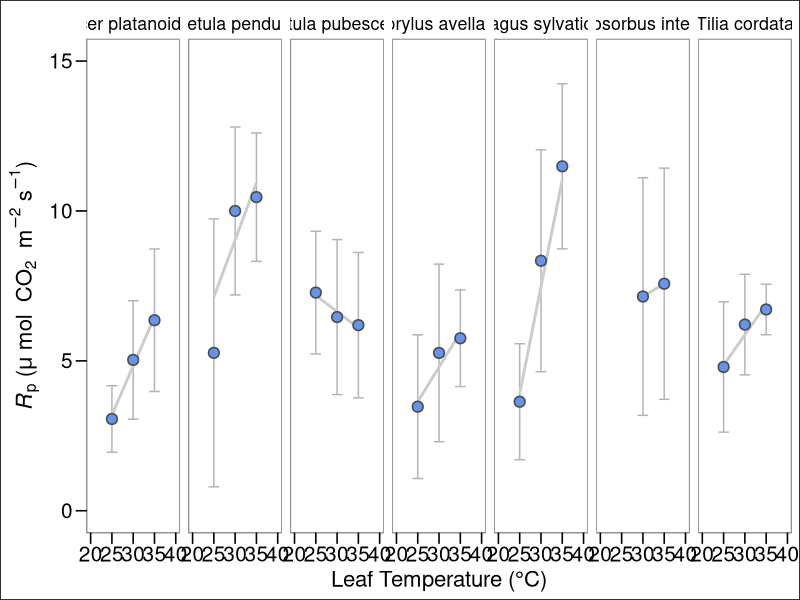
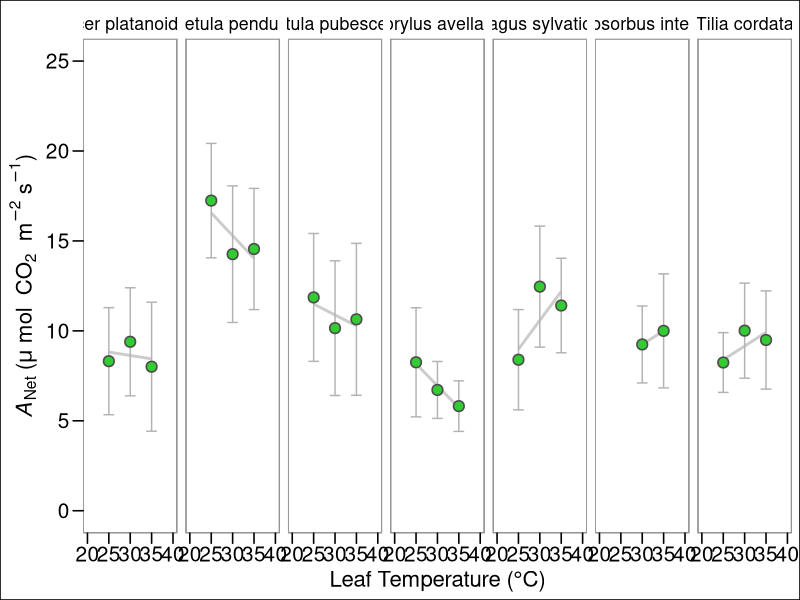
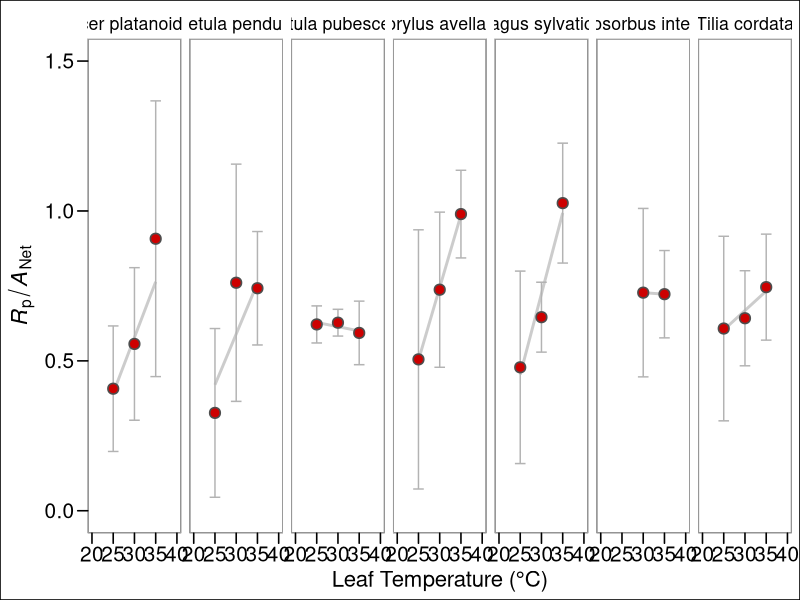
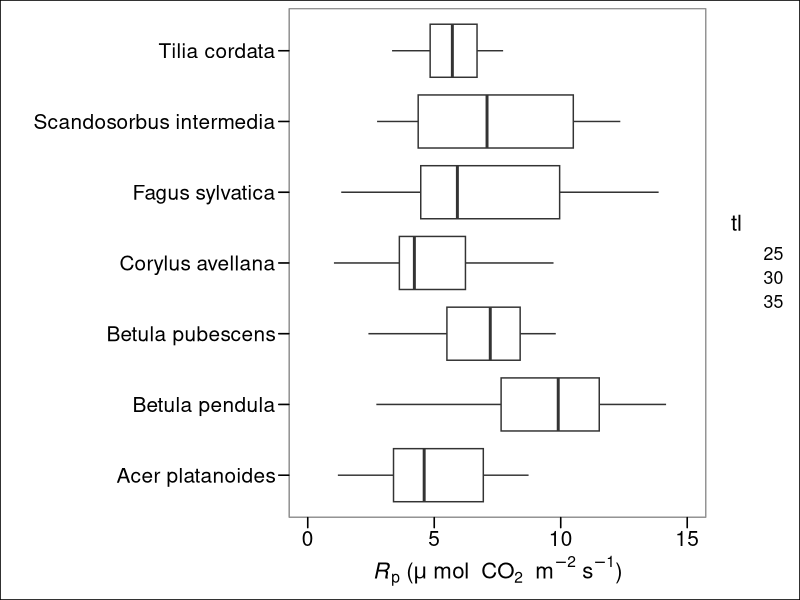
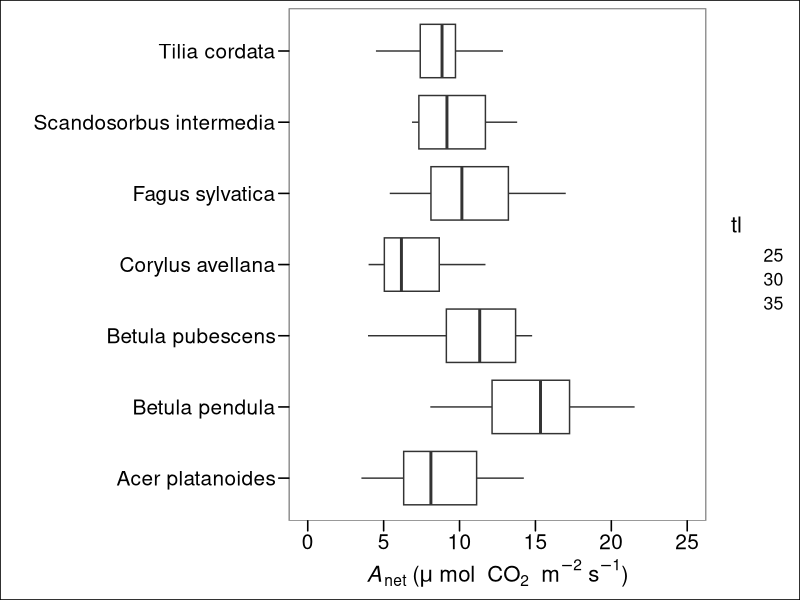
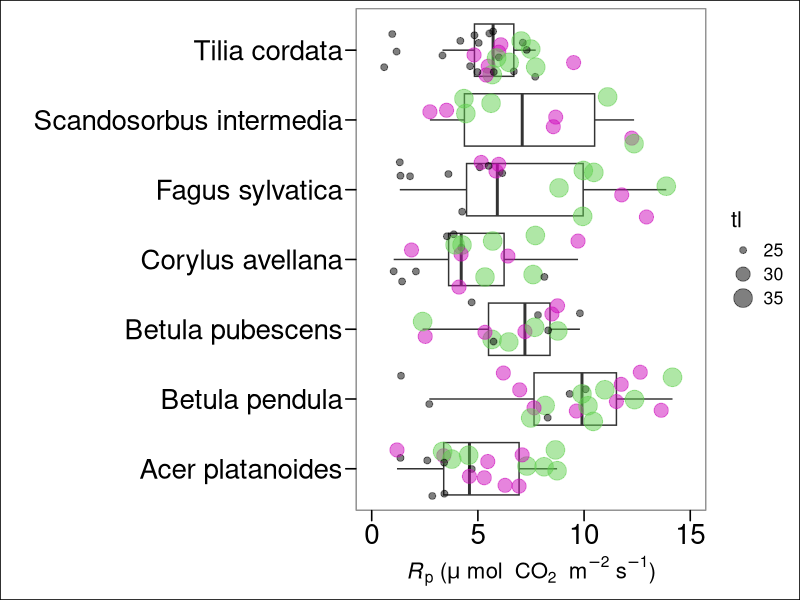
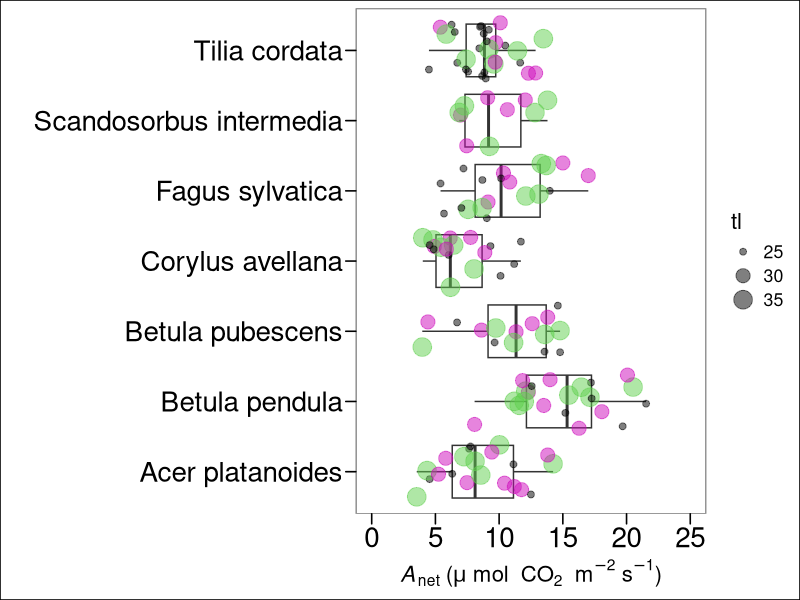
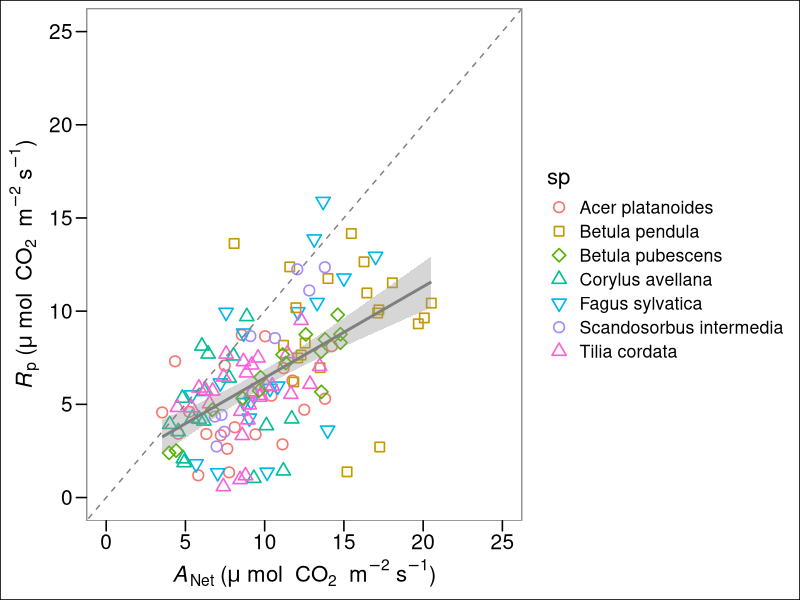

Recreate these plots in R, in order. (Note: this script raises an error after producing the figures.)
## ---- chunk 1
knitr::opts_chunk$set(echo = TRUE)
## ---- chunk 2
ytleaf          <- expression("T"["leaf"]~degree~"C")
photorate       <- expression("" ~mu ~ mol ~ "CO"[2]~m^{-2} ~ "s"^{-1})
labrsq          <- expression(R^{2}~"=")
labvpdl         <- "VPD (kPa)"
lab_photo       <- expression(paste(italic(A)[Net], ' (', mu * ~'mol'~ " CO"[2]~' m'^{-2}*' s'^{-1}*')'))
lab_photo1      <- expression(paste(italic(A)[Net], ' (', mu * 'mol m'^{-2}*'s'^{-1}*')'))
lab_Tleaf       <- expression(paste("Leaf temperature (", degree,"C)"))
labcond         <- expression("g"["s"]~~"in"~mol~H[2]*O~m^{-2}~s^{-1})
labcond1        <- expression("Conductance to "~H[2]*O~"in"~mol~H[2]*O~m^{-2}~s^{-1})
labtrmmol       <- expression("E"~~"in"~mol~H[2]*O~m^{-2}~s^{-1})
etrrate         <- expression("" ~mu ~ mol ~"photon" ~m^{-2} ~ "s"^{-1})
photorate       <- expression("" ~mu ~ mol ~ "CO"[2]~m^{-2} ~ "s"^{-1})
labgs           <- expression(paste(italic(g[s])*" ("~mol[H[2]*O]~m^{-2}~s^{-1}~")"))
## ---- chunk 3
df <- read.csv("Data/Uppsala-2024-Summer-Photorespiration-SpotMes-TreeSpp.csv", header = T, stringsAsFactors = T, sep = ";")
## ---- chunk 4
df     <- subset(df, dq == "yes") # eliminates unreliable values.

df$pairid <- paste0(df$sprp, "-", df$setTleaf)

df$pairid <- as.factor(df$pairid)


length(unique(df$pairid))       # individual runs + season

dflist    <-   split(df,list(df$pairid))
dflist    <-   split(df,unique(list(df$pairid)))
dflist    <-   dflist[sapply(dflist, nrow)>0] 

setwd("output")
## ---- chunk 5
correct_RD <- function(data, output_path){
  
  ColumnNames <- c("sp","treeid","setTleaf",
             "anet.21p",    
             "anet.0p",
             "Rd",
             "corranet",
             "anet.delta",
             "pr.CO2", 
             "pr.real",
             "pr.percent",    
             "gsw.21p",    
             "gsw.0p",     
             "gsw.delta",  
             "gsw.percent",
             "E.21p",     
             "E.0p",      
             "E.delta",   
             "E.percent", 
             "ETR.21p",     
             "ETR.0p",
             "ETR.delta",   
             "ETR.percent",
             "JT",
             "JO1",
             "JC1",
             "JO2",
             "JC2",
             "JO1.percent",
             "JC1.percent",
             "JO2.percent",
             "JC2.percent",
             "NPQ.21p",
             "NPQ.0p",
             "NPQ.delta",
             "NPQ.percent")
  
  output_data <- data.frame(matrix(nrow = 0, ncol = length(ColumnNames)))
  names(output_data) <- ColumnNames

  for(dataIdx in 1:length(data)){
    
    speciesdata <- data[[dataIdx]]
    if(nrow(speciesdata) != 2){
      print(names(dflist)[dataIdx])
      print(nrow(speciesdata))
      next
    }
    
    
    sp               <-     speciesdata$sp[1]
    treeid           <-     speciesdata$treeid[1]
    setTleaf         <-     speciesdata$setTleaf[1]
    
    p21              <-     subset(speciesdata, olev == "21p")    
    p0               <-     subset(speciesdata, olev == "0p")
    
    anet.21p         <-     p21$A
    anet.0p          <-     p0$A
     
    
    # Calculate corrected Anet. The values for slope and intercept       where calculated using values taken from the literature. 
    
    Rd               <-      0.05554*anet.21p+ 0.11395 
    corranet         <-      anet.21p-Rd          
    # "corranet" is Anet corrected for Rd
    
    
    anet.delta       <-      anet.0p - anet.21p
    pr.CO2           <-      anet.delta * 0.5
    pr.real          <-      anet.delta + pr.CO2
    pr.percent       <-      pr.real/anet.21p
    
    gsw.21p          <-      p21$gsw
    gsw.0p           <-      p0$gsw
    gsw.delta        <-      p0$gsw - p21$gsw
    gsw.percent      <-      gsw.delta/p21$gsw
    
    
    E.21p            <-      p21$E
    E.0p             <-      p0$E
    E.delta          <-      p0$E - p21$E
    E.percent        <-      E.delta/p21$E
    
    
    ETR.21p          <-      p21$ETR
    ETR.0p           <-      p0$ETR
    ETR.delta        <-      p0$ETR - p21$ETR
    ETR.percent      <-      ETR.delta/p21$ETR
    JT               <-      ETR.21p + ETR.0p
    JO1              <-      pr.percent * JT
    JC1              <-      JT-JO1
    JO2              <-      ((2/3)*(JT-4*(anet.21p)))
    JC2              <-      ((1/3)*(JT+8*(anet.21p)))
    JO1.percent      <-      JO1/JT
    JC1.percent      <-      JC1/JT
    JO2.percent      <-      JO2/JT
    JC2.percent      <-      JC2/JT
    
    
    NPQ.21p          <-      p21$NPQ
    NPQ.0p           <-      p0$NPQ
    NPQ.delta        <-      NPQ.0p - NPQ.21p
    NPQ.percent      <-      NPQ.delta/NPQ.21p
    
    new_data = data.frame(as.character(sp),
                          as.character(treeid),
                          as.character(setTleaf), 
                          anet.21p,    
                          anet.0p,     
                          Rd, 
                          corranet,
                          anet.delta,
                          pr.CO2,
                          pr.real,
                          pr.percent,
                          gsw.21p,    
                          gsw.0p,     
                          gsw.delta,  
                          gsw.percent,
                          p21$E,     
                          E.0p,      
                          E.delta,   
                          E.percent, 
                          ETR.21p,     
                          ETR.0p,   
                          ETR.delta,   
                          ETR.percent,
                          JT,
                          JO1,
                          JC1,
                          JO2,
                          JC2,
                          JO1.percent,
                          JC1.percent,
                          JO2.percent,
                          JC2.percent,
                          NPQ.21p,
                          NPQ.0p,
                          NPQ.delta, 
                          NPQ.percent)
    
    names(new_data) <- names(output_data)
    output_data <- rbind(output_data, new_data)
    
    
  }
  
  file_path = paste(output_path, "species-output.csv", sep = "/")
  if(!dir.exists(output_path)){
    dir.create(output_path, recursive = T)
  }
  
  
  index <- 1
  while(file.exists(file_path)){
    file_path <- paste(output_path, paste("species-output", as.character(index), ".csv", sep =""), sep = "/")
    index = index + 1
  }
 
  

  write.table(output_data, file = file_path, 
              row.names = FALSE, col.names = T, sep = ";")
}


correct_RD(dflist, "./")

## ---- chunk 6

outs <- read.csv("species-output.csv", stringsAsFactors = T, sep = ";")

## ---- chunk 7
library(stats)
library(base)
library(dplyr)
library(ggplot2)
## ---- chunk 8
svg(filename = "pr-raw.svg", width = 16, height = 4.5, bg = "transparent")


absolute.table <- outs %>%
  group_by(sp, setTleaf) %>%
  summarise(pr.real.avg = mean(pr.real),
            se = sd(pr.real))

ggplot(absolute.table, aes(y = pr.real.avg, x=setTleaf, group=sp))+
  geom_errorbar(aes(ymin=pr.real.avg-se, ymax=pr.real.avg+se),col ="grey70", width= 2.5)+ #pmin can be used to cap the ymax. (e.g., pmin(pr.real.avg+se, 1.0))
  geom_smooth(data = outs, mapping = aes(y=pr.real, x=setTleaf), se = F, method="lm", col = "grey80")+
  geom_point(col="grey30", size = 3, pch = 21, fill = "cornflowerblue", stroke = 0.85)+
  facet_wrap(~sp, ncol = 7) +
  scale_y_continuous(limits = c(0, 15), name = expression(paste(italic(R)[p], ' (', mu * ~'mol'~ " CO"[2]~' m'^{-2}*' s'^{-1}*')')))+
  scale_x_continuous(limits = c(20,40), name = "Leaf Temperature (°C)")+
  ggthemes::theme_base() +
theme(axis.text.y = element_text(size = 15), 
      axis.text.x = element_text(size = 15),
      panel.border = element_rect(color = "grey70"))
dev.off()

## ---- chunk 9
svg(filename = "anet21-raw.svg", width = 16, height = 4.5, bg = "transparent")


anet.table <- outs %>%
  group_by(sp, setTleaf) %>%
  summarise(anet.21p.avg = mean(anet.21p),
            se = sd(anet.21p))


ggplot(anet.table, aes(y = anet.21p.avg, x=setTleaf, group=sp))+
   #pmin can be used to cap the ymax. (e.g., pmin(anet.21p.avg+se, 1.0))
  geom_smooth(data = outs, mapping = aes(y=anet.21p, x=setTleaf), se = F, method="lm", col = "grey80")+
  geom_errorbar(aes(ymin=anet.21p.avg-se, ymax=anet.21p.avg+se),col ="grey70", width= 2.5) +
  geom_point(col="grey30", size = 3, pch = 21, fill = "limegreen", stroke = 0.85)+
  # stat_regline_equation(data = outs, aes(x = setTleaf, y=anet.21p, label = paste(..eq.label.., ..adj.rr.label.., paste("p = ", ..p.value..), sep = "~~~")),
  # formula = y~x,
  # label.x =22, label.y = 1.5)+
  facet_wrap(~sp, ncol = 7) +
  scale_y_continuous(limits = c(0, 25), name = expression(paste(italic(A)[Net], ' (', mu * ~'mol'~ " CO"[2]~' m'^{-2}*' s'^{-1}*')')))+
  scale_x_continuous(limits = c(20,40), name = "Leaf Temperature (°C)")+
  ggthemes::theme_base()+
  theme(axis.text.y = element_text(size = 15), 
        axis.text.x = element_text(size = 15),
        panel.border = element_rect(color = "grey70"))
dev.off()

## ---- chunk 10
svg(filename = "pr-percent.svg", width = 16, height = 4.5, bg = "transparent")



percent.table <- outs %>%
  group_by(sp, setTleaf) %>%
  summarise(pr.percent.avg = mean(pr.percent),
            se = sd(pr.percent))


ggplot(percent.table, aes(y = pr.percent.avg, x=setTleaf, group=sp))+
  #pmin can be used to cap the ymax. (e.g., pmin(pr.real.avg+se, 1.0))
  geom_smooth(data = outs, mapping = aes(y=pr.percent, x=setTleaf), se = F, method="lm", col = "grey80")+
  # ggpmisc::stat_poly_eq(
  #   data = outs,
  #   formula = y ~ x,
  #   aes(x = setTleaf, y = pr.percent, label = paste(after_stat(p.value.label), sep = "~~~")),
  #   label.x = 22,
  #   label.y = 1.5,
  # )+
  geom_errorbar(aes(ymin=pr.percent.avg-se, ymax=pr.percent.avg+se),col ="grey70", width= 2.5)+
  geom_point(col="grey30", size = 3, pch = 21, fill = "red3", stroke = 0.85)+
  # stat_regline_equation(data = outs, aes(x = setTleaf, y=pr.real, label = paste(..eq.label.., ..adj.rr.label.., paste("p = ", ..p.value..), sep = "~~~")),
  # formula = y~x,
  # label.x =22, label.y = 1.5)+
  facet_wrap(~sp, ncol = 7)+
  scale_y_continuous(limits = c(0, 1.5), name = 
                       expression(paste(italic(R)[p]/italic(A)[Net])))+
  scale_x_continuous(limits = c(20,40), name = "Leaf Temperature (°C)")+
  ggthemes::theme_base() +
  theme(axis.text.y = element_text(size = 15), 
        axis.text.x = element_text(size = 15),
        panel.border = element_rect(color = "grey70"))
dev.off()

## ---- chunk 11
outs$tl <- as.factor(outs$setTleaf)
## ---- chunk 12
svg(filename = "Rp-species.svg", width = 12, height = 6, bg = "transparent")

ggplot(outs, aes(y = pr.real, x=sp)) +
  geom_boxplot(aes(x = sp, y = pr.real), outliers =  F)  +
  geom_jitter(aes(size = tl),  color = "grey", alpha = 0) +
  
  xlab(" ") +
  scale_y_continuous(limits = c(0,15), 
                     name = expression(paste(italic(R)[p], ' (', mu * ~'mol'~ " CO"[2]~' m'^{-2}*' s'^{-1}*')')))+
  ggthemes::theme_base()+
  theme(axis.text.y = element_text(size = 15), 
        axis.text.x = element_text(size = 15),
        panel.border = element_rect(color = "grey70")) +
  coord_flip()
dev.off()

svg(filename = "Anet-species.svg", width = 12, height = 6, bg = "transparent")

ggplot(outs, aes(y = anet.21p, x=sp)) +
  geom_boxplot(aes(x = sp, y = anet.21p), outliers =  F)  +
  geom_jitter(aes(size = tl),  color = "grey", alpha = 0) +
  
  xlab(" ") +
  scale_y_continuous(limits = c(0,25), 
                     name = expression(paste(italic(A)[net], ' (', mu * ~'mol'~ " CO"[2]~' m'^{-2}*' s'^{-1}*')')))+
  ggthemes::theme_base()+
  theme(axis.text.y = element_text(size = 15), 
        axis.text.x = element_text(size = 15),
        panel.border = element_rect(color = "grey70")) +
  coord_flip()
dev.off()



## ---- chunk 13
svg(filename = "Rp-species-spotted.svg", width = 12, height = 6, bg = "transparent")

ggplot(outs, aes(y = pr.real, x=sp)) +
  geom_boxplot(aes(x = sp, y = pr.real), outliers =  F)  +
  geom_jitter(aes(size = tl), color = as.factor(outs$setTleaf), alpha = 0.5) +
  xlab(" ") +
  scale_y_continuous(limits = c(0,15), 
                     name = expression(paste(italic(R)[p], ' (', mu * ~'mol'~ " CO"[2]~' m'^{-2}*' s'^{-1}*')')))+
  ggthemes::theme_base()+
  theme(axis.text.y = element_text(size = 20), 
        axis.text.x = element_text(size = 20),
        panel.border = element_rect(color = "grey70")) +
  coord_flip()
dev.off()


svg(filename = "Anet-species-spotted.svg", width = 12, height = 6, bg = "transparent")

ggplot(outs, aes(y = anet.21p, x=sp)) +
  geom_boxplot(aes(x = sp, y = anet.21p), outliers =  F)  +
  geom_jitter(aes(size = tl), color = as.factor(outs$setTleaf), alpha = 0.5) +
  xlab(" ") +
  scale_y_continuous(limits = c(0,25), 
                     name = expression(paste(italic(A)[net], ' (', mu * ~'mol'~ " CO"[2]~' m'^{-2}*' s'^{-1}*')')))+
  ggthemes::theme_base()+
  theme(axis.text.y = element_text(size = 20), 
        axis.text.x = element_text(size = 20),
        panel.border = element_rect(color = "grey70")) +
  coord_flip()
dev.off()
## ---- chunk 14
svg(filename = "Rp-over-Anet.svg", width = 7, height = 4.5, bg = "transparent")


ggplot(outs, aes(y = pr.real, x=anet.21p)) +
  geom_point(size = 3, 
             stroke = 0.85, aes(color = sp, shape = sp)) +
  geom_smooth(se = T, method="lm", col = "grey50") +
  scale_x_continuous(limits = c(0, 25), 
                     name = expression(paste(italic(A)[Net], ' (', mu * ~'mol'~ " CO"[2]~' m'^{-2}*' s'^{-1}*')'))) +
  scale_y_continuous(limits = c(0,25), 
                     name = expression(paste(italic(R)[p], ' (', mu * ~'mol'~ " CO"[2]~' m'^{-2}*' s'^{-1}*')')))+
  ggthemes::theme_base()+
  theme(axis.text.y = element_text(size = 15), 
        axis.text.x = element_text(size = 15),
        panel.border = element_rect(color = "grey70")) +
  scale_shape_manual(values = c(21,22,23,24,25,1,2)) +
  geom_abline(slope = 1, linetype = "dashed", color = "grey50")
dev.off()

## ---- chunk 15
svg(filename = "Rp-over-Anet-alltemp.svg", width = 16, height = 4.5, bg = "transparent")


ggplot(outs, aes(y = pr.real, x=anet.21p, color = sp)) +
  geom_smooth(data = outs, mapping = aes(y=pr.real, x=anet.21p), 
              se = T, method="lm", col = "grey80") +
  geom_point(size = 3, 
             stroke = 0.85, aes(color = sp, shape = sp)) +
  scale_x_continuous(limits = c(0, 25), 
                     name = expression(paste(italic(A)[Net], ' (', mu * ~'mol'~ " CO"[2]~' m'^{-2}*' s'^{-1}*')'))) +
  scale_y_continuous(limits = c(0,25), 
                     name = expression(paste(italic(R)[p], ' (', mu * ~'mol'~ " CO"[2]~' m'^{-2}*' s'^{-1}*')')))+
  ggthemes::theme_base()+
  theme(axis.text.y = element_text(size = 15), 
        axis.text.x = element_text(size = 15),
        panel.border = element_rect(color = "grey70")) +
  scale_shape_manual(values = c(21,22,23,24,25,1,2))+
  geom_abline(slope = 1, linetype = "dashed", color = "grey50") +
  facet_wrap(~setTleaf)
dev.off()
## ---- chunk 16
Rp1 <- nlme::lme(pr.real ~  sp, data = outs, 
                  random = ~1|treeid, 
                  method = "REML", 
                  na.action=na.omit) ; anova(Rp1)

Rp2 <- nlme::lme(pr.real ~  setTleaf, data = outs, 
                  random = ~1|sp, 
                  method = "REML", 
                  na.action=na.omit) ; anova(Rp2)

Rp3 <- nlme::lme(pr.real ~  sp * setTleaf, data = outs, 
                  random = ~1|treeid, 
                  method = "REML", 
                  na.action=na.omit) ; anova(Rp3)
## ---- chunk 17
Anet1 <- nlme::lme(anet.21p ~  sp, data = outs, 
                  random = ~1|treeid, 
                  method = "REML", 
                  na.action=na.omit) ; anova(Anet1)

Anet2 <- nlme::lme(anet.21p ~  setTleaf, data = outs, 
                  random = ~1|sp, 
                  method = "REML", 
                  na.action=na.omit) ; anova(Anet2)

Anet3 <- nlme::lme(anet.21p ~  sp * setTleaf, data = outs, 
                  random = ~1|treeid, 
                  method = "REML", 
                  na.action=na.omit) ; anova(Anet3)
## ---- chunk 18
PR1 <- nlme::lme(pr.percent ~  sp, data = outs, 
                  random = ~1|treeid, 
                  method = "REML", 
                  na.action=na.omit) ; anova(PR1)

PR2 <- nlme::lme(pr.percent ~  setTleaf, data = outs, 
                  random = ~1|sp, 
                  method = "REML", 
                  na.action=na.omit) ; anova(PR2)


PR3 <- nlme::lme(pr.percent ~  sp * setTleaf, data = outs, 
                  random = ~1|treeid, 
                  method = "REML", 
                  na.action=na.omit) ; anova(PR3)

## ---- chunk 19
outs25 <- subset(outs, setTleaf == 25)
outs30 <- subset(outs, setTleaf == 30)
outs35 <- subset(outs, setTleaf == 35)
## ---- chunk 20
Rp-Anet <- nlme::lme(pr.real ~  anet.21p, data = outs, 
                 random = ~1|sp, 
                 method = "REML", 
                 na.action=na.omit) ; anova(Rp-Anet)


Rp-Anet25 <- nlme::lme(pr.real ~  anet.21p, data = outs25, 
                  random = ~1|sp, 
                  method = "REML", 
                  na.action=na.omit) ; anova(Rp-Anet25)

Rp-Anet30 <- nlme::lme(pr.real ~  anet.21p, data = outs30, 
                  random = ~1|sp, 
                  method = "REML", 
                  na.action=na.omit) ; anova(Rp-Anet30)

Rp-Anet <- nlme::lme(pr.real ~  anet.21p, data = outs35, 
                  random = ~1|sp, 
                  method = "REML", 
                  na.action=na.omit) ; anova(Rp-Anet35)
## ---- chunk 21

m7 <- aov(anet.0p ~ sp, data = outs, random = ~1|treeid, method = "REML", na.action=na.omit) ; anova(m7)
par(las=2)
par(mar=c(8,8,2,2)) 
plot(TukeyHSD(m7))


t1 <- TukeyHSD(m7)
t1 <- as.data.frame(t1$sp)
t1$com <- rownames(t1)

rownames(t1) <- NULL
colnames(t1) <- c("prdiff","lwr", "upr","padj", "com")
blah <- subset(t1, padj <= 0.05)
## ---- chunk 22

## ---- chunk 23

